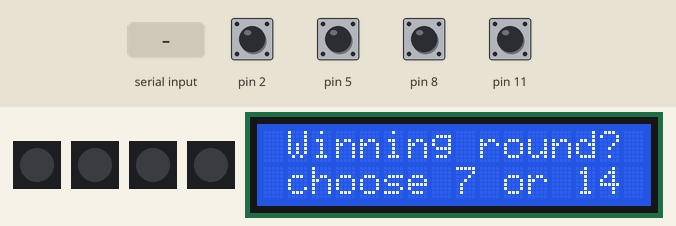
Bench run of a sketch on a simulated Arduino Uno, built with avr-gcc and run on an emulated ATmega328P. Parts: 4 × 1 RGB LEDs in strip order, left to right, 16×2 character LCD. The inputs (shaded band) are chosen by the test bench; at power-on: pin 2, pin 5, pin 8, pin 11 HIGH. Dim RGB values are drawn brighter than linear; what the sketch prints to the serial monitor is not drawn.

Above: at 7.0 s.
7.1 s: pin 2 pulled LOW for 1.55 s
At 7.8 s:
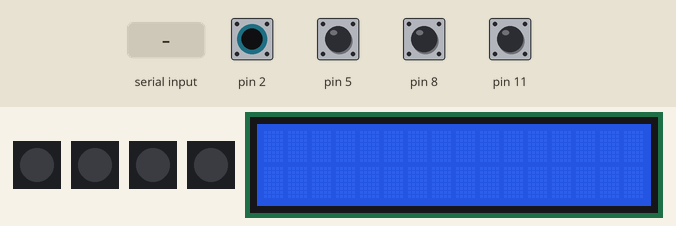
10.8 s: pin 8 pulled LOW for 1.55 s
At 12.8 s:
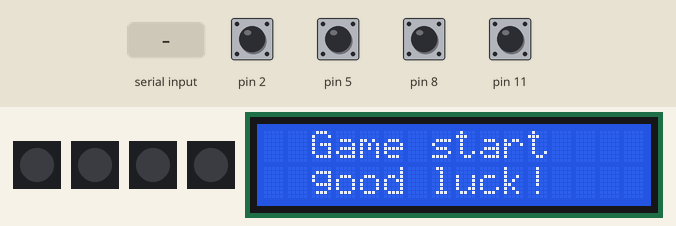
15.9 s: pin 5 pulled LOW for 1.55 s
At 18.6 s:
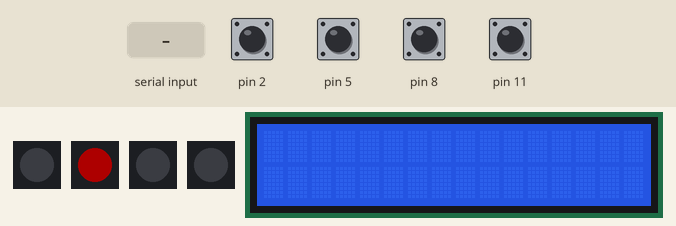
19.4 s: pin 11 pulled LOW for 1.55 s
At 22.5 s:
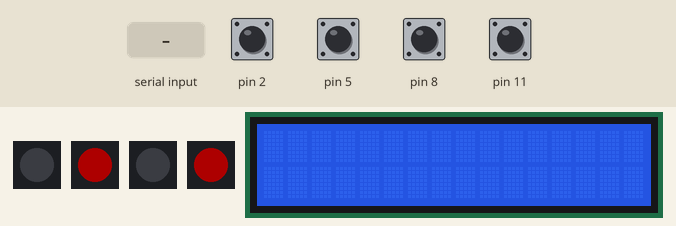
22.9 s: "1" received over Serial
At 24.4 s:
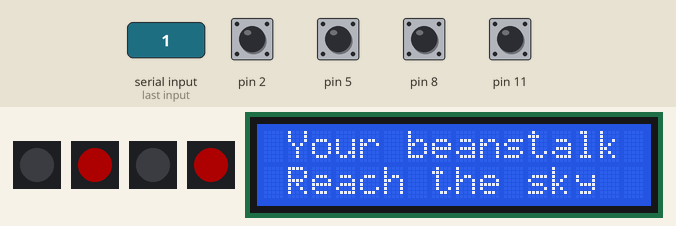
27.4 s: "0" received over Serial
At 29.7 s:
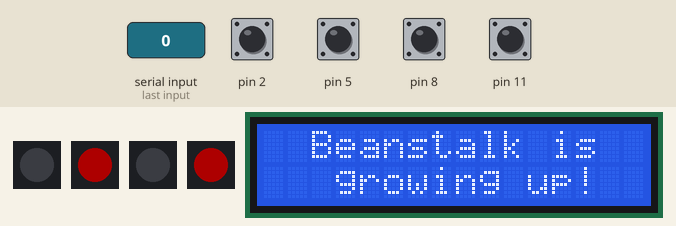
Timing chart, 0 to 31.2 s (numbered marks = the images above; inputs shaded):
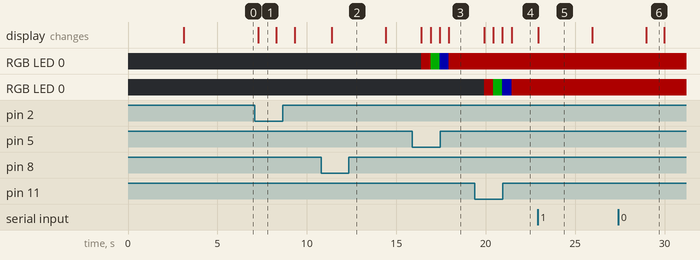

Measured:
- after the input at 7.1 s, the display: changes after 0.17 s (image 1)
- after the input at 10.8 s, the display: changes after 0.59 s (image 2)
- after the input at 15.9 s, RGB LED 0: off → RGB(50, 0, 0) after 0.51 s, → RGB(0, 50, 0) 0.51 s later, → RGB(0, 0, 50) 0.51 s later, → RGB(50, 0, 0) 0.51 s later
- after the input at 19.4 s, RGB LED 0: off → RGB(50, 0, 0) after 0.51 s, → RGB(0, 50, 0) 0.51 s later, → RGB(0, 0, 50) 0.51 s later, → RGB(50, 0, 0) 0.51 s later
- after the input at 22.9 s, the display: changes at once (image 5)
- after the input at 27.4 s, the display: changes after 1.6 s (image 6)
- what the display in image 1 shows lasts 1.0 s, from 7.3 s to 8.3 s

The sketch:

gamemap.ino
```cpp
/*
 * Elf & beanstalk: an interactive board game
 * Code for PCB on game map
 *
 * Functions:
 * sensing magic wand (Using CapacitiveSensor)
 * light up LED (Using Adafruit_neopixel)
 * sending winRound / beanstalk growing signal, receiving winning signal (SoftwareSerial)
 * Showing message on LCD (Using LiquidCrystal_I2C, Wire)
 *
 *
 * How does it work:
 * Show welcome words and instructions on LCD
 * Sense 2 sensor to set winround to 7 or 14 (show words on LCD), and another sensor to confirm (show words on LCD), and then send the winround signal out
 * Each time sensor is activated, LED change color from Red, Green, to Blue
 * Every 3 times (Blue), send signal out to grow beanstalk and show words on LCD
 * When receive winning signal, show words on LCD
 */


/*
// Serial setting
#include <SoftwareSerial.h>
SoftwareSerial mySerial(0,1); //RX, TX
*/

// LCD setting
#include <LiquidCrystal_I2C.h>
#include <Wire.h>    // A4 (SDA), A5 (SCL)
#define LCD_ROWS 2;  // LCD rows
#define LCD_COLS 16; // LCD columns
LiquidCrystal_I2C lcd(0x27, 16, 2);

// Sensor setting (Magic Sensor, ms)
#include <CapacitiveSensor.h>
CapacitiveSensor   ms1 = CapacitiveSensor(3,2);        // 10 megohm resistor between pins 4 & 2, pin 2 is sensor pin, add wire, foil
CapacitiveSensor   ms2 = CapacitiveSensor(6,5);
CapacitiveSensor   ms3 = CapacitiveSensor(9,8);
CapacitiveSensor   ms4 = CapacitiveSensor(12,11);
int threshold = 100; // threshold to count as "touched". less mean sensitive but also channce of mistakes.

// Parameter setting
int pr1 = 0; // player 1 touching counter (1,2,3,4,5...)
int pr2 = 0;
int pr3 = 0;
int pr4 = 0;
int bs1 = 0; // beanstalk 1 growing counter (3,6,9...)
int bs2 = 0;
int bs3 = 0;
int bs4 = 0;
int senseDelay = 500; // delay for each magic sense (to prevent sense too many times at one touch)
String winRound; // how many rounds to win
int readData; // reading data

// Neopixel setting (Neopixel, np)
#include <Adafruit_NeoPixel.h>
#ifdef __AVR__
 #include <avr/power.h> // Required for 16 MHz Adafruit Trinket
#endif
#define LED_PIN1    4
#define LED_PIN2    7
#define LED_PIN3    10
#define LED_PIN4    13
#define LED_COUNT 1
Adafruit_NeoPixel np1(LED_COUNT, LED_PIN1, NEO_GRB + NEO_KHZ800);
Adafruit_NeoPixel np2(LED_COUNT, LED_PIN2, NEO_GRB + NEO_KHZ800);
Adafruit_NeoPixel np3(LED_COUNT, LED_PIN3, NEO_GRB + NEO_KHZ800);
Adafruit_NeoPixel np4(LED_COUNT, LED_PIN4, NEO_GRB + NEO_KHZ800);


void setup()
{

  // Sensor setup
  ms1.set_CS_AutocaL_Millis(0xFFFFFFFF);     // turn off autocalibrate on channel 1 - just as an example
  ms2.set_CS_AutocaL_Millis(0xFFFFFFFF);
  ms3.set_CS_AutocaL_Millis(0xFFFFFFFF);
  ms4.set_CS_AutocaL_Millis(0xFFFFFFFF);
  Serial.begin(9600);

  // Neopixel setup
  #if defined(__AVR_ATtiny85__) && (F_CPU == 16000000)
  clock_prescale_set(clock_div_1);
  #endif
  np1.begin();           // INITIALIZE NeoPixel strip object (REQUIRED)
  np2.begin();
  np3.begin();
  np4.begin();
  np1.show();            // Turn OFF all pixels ASAP
  np2.show();
  np3.show();
  np4.show();
  np1.setBrightness(50); // Set BRIGHTNESS to about 1/5 (max = 255)
  np2.setBrightness(50);
  np3.setBrightness(50);
  np4.setBrightness(50);


  // LCD setup
  lcd.init();
  lcd.backlight();
  lcd.clear();


  text12(3,"Welcome to",0,":Elf & Beanstalk",3);    // print welcome words

  /*
   * deciding winning round with sensors
   */
  while(true){
    text12(1,"Winning round?",1,"choose 7 or 14",1);  // print option words

    long touch1 =  ms1.capacitiveSensor(30);          // calculating sensor 1 value
    long touch2 =  ms2.capacitiveSensor(30);
    long touch3 =  ms3.capacitiveSensor(30);
    long touch4 =  ms4.capacitiveSensor(30);

    if(touch1 > threshold){      // if sensor 1 is touched
      text2(0,"",1);             // clear LCD
      text2(3,"round: 7",1);     // print words
      winRound = "7";            // set winround
    }
    if(touch2 > threshold){
      text2(0,"",1);
      text2(3,"round:14",1);
      winRound = "0";
    }
    if(touch3 > threshold){
      text12(2,"Game start",2,"good luck!",3);
      lcd.clear();                                // clear LCD
      Serial.println(winRound);                   // sending winround
      break;
    }

  }


}

void loop()
{
    // calculating sensor value
    long start = millis();
    long touch1 =  ms1.capacitiveSensor(30);
    long touch2 =  ms2.capacitiveSensor(30);
    long touch3 =  ms3.capacitiveSensor(30);
    long touch4 =  ms4.capacitiveSensor(30);

    /*
    // reading value from each sensor
    Serial.print(millis() - start);        // check on performance in milliseconds
    Serial.print("\t");                    // tab character for debug window spacing
    Serial.print(touch1);                  // print sensor output 1
    Serial.print("\t");
    Serial.print(touch2);                  // print sensor output 2
    Serial.print("\t");
    Serial.println(touch3);                // print sensor output 3
    Serial.print("\t");
    Serial.println(touch4);                // print sensor output 4
    delay(100);                            // arbitrary delay to limit data to Serial port
    */

    /*
     * increasing touch counter while each time sensor is activated
     */
    if(touch1 > threshold){  // if  sensor is activated
    pr1=pr1+1;               // player counter +1
    delay(senseDelay);       // delay to sense again
    }

    if(touch2 > threshold){
    pr2=pr2+1;
    delay(senseDelay);
    }

    if(touch3 > threshold){
    pr3=pr3+1;
    delay(senseDelay);
    }

    if(touch4 > threshold){
    pr4=pr4+1;
    delay(senseDelay);
    }

    // light up LED as each time sensor is touched
    magicIndicator1();
    magicIndicator2();
    magicIndicator3();
    magicIndicator4();

    /*
     *  receiving data to show words on LCD
     */
    readData = Serial.read();                       // receiving data from serial
    if(readData == '0'){                            // if beanstalk growing and no one wins yet
      text12(2,"Beanstalk is", 3,"growing up!",1);  // print words
      lcd.clear();                                  // clear LCD
    }
    if(readData == '1'){
      text12(1, "Your beanstalk", 1,"Reach the sky",3);
      lcd.clear();                            // if beanstalk growing and someone wins
      text1(4, "YOU WIN!", 3);
    }

    /*
    Serial.println("\n");
    Serial.println(pr1);
    Serial.println(pr2);
    Serial.println(pr3);
    Serial.println(pr4);
    Serial.println("\n");
    */


}


void magicIndicator1(){
  if(pr1 != 0 && pr1%3 == 1){
    np1.setPixelColor(0, np1.Color(255, 0, 0));
    np1.show();
  }
  if(pr1 != 0 && pr1%3 == 2){
    np1.setPixelColor(0, np1.Color(0, 255, 0));
    np1.show();
  }
  if(pr1 != 0 && pr1%3 == 0){
    np1.setPixelColor(0, np1.Color(0, 0, 255));
    np1.show();
    if(bs1 != pr1){
      Serial.println("1");
      bs1 = pr1;
    }
  }
}

void magicIndicator2(){
  if(pr2 != 0 && pr2%3 == 1){
    np2.setPixelColor(0, np2.Color(255, 0, 0));
    np2.show();
  }
  if(pr2 != 0 && pr2%3 == 2){
    np2.setPixelColor(0, np2.Color(0, 255, 0));
    np2.show();
  }
  if(pr2 != 0 && pr2%3 == 0){
    np2.setPixelColor(0, np2.Color(0, 0, 255));
    np2.show();
    if(bs2 != pr2){
      Serial.println("2");
      bs2 = pr2;
    }
  }
}

void magicIndicator3(){
  if(pr3 != 0 && pr3%3 == 1){
    np3.setPixelColor(0, np3.Color(255, 0, 0));
    np3.show();
  }
  if(pr3 != 0 && pr3%3 == 2){
    np3.setPixelColor(0, np3.Color(0, 255, 0));
    np3.show();
  }
  if(pr3 != 0 && pr3%3 == 0){
    np3.setPixelColor(0, np3.Color(0, 0, 255));
    np3.show();
    if(bs3 != pr3){
      Serial.println("3");
      bs3 = pr3;
    }
  }
}

void magicIndicator4(){
  if(pr4 != 0 && pr4%3 == 1){
    np4.setPixelColor(0, np4.Color(255, 0, 0));
    np4.show();
  }
  if(pr4 != 0 && pr4%3 == 2){
    np4.setPixelColor(0, np4.Color(0, 255, 0));
    np4.show();
  }
  if(pr4 != 0 && pr4%3 == 0){
    np4.setPixelColor(0, np4.Color(0, 0, 255));
    np4.show();
    if(bs4 != pr4){
      Serial.println("4");
      bs4 = pr4;
    }

  }
}

void text1 (int a,String b,int e){
  lcd.clear();
  lcd.setCursor(a, 0); // (Column 0~15, Row 0~1)
  lcd.print(b);
  delay(e*1000);
}

void text2 (int a,String b,int e){
  lcd.clear();
  lcd.setCursor(a, 1); // (Column 0~15, Row 0~1)
  lcd.print(b);
  delay(e*1000);
}

void text12(int a,String b,int c,String d,int e){
  lcd.clear();
  lcd.setCursor(a, 0); // (Column 0~15, Row 0~1)
  lcd.print(b);
  lcd.setCursor(c, 1); // (Column 0~15, Row 0~1)
  lcd.print(d);
  delay(e*1000);
}
```
